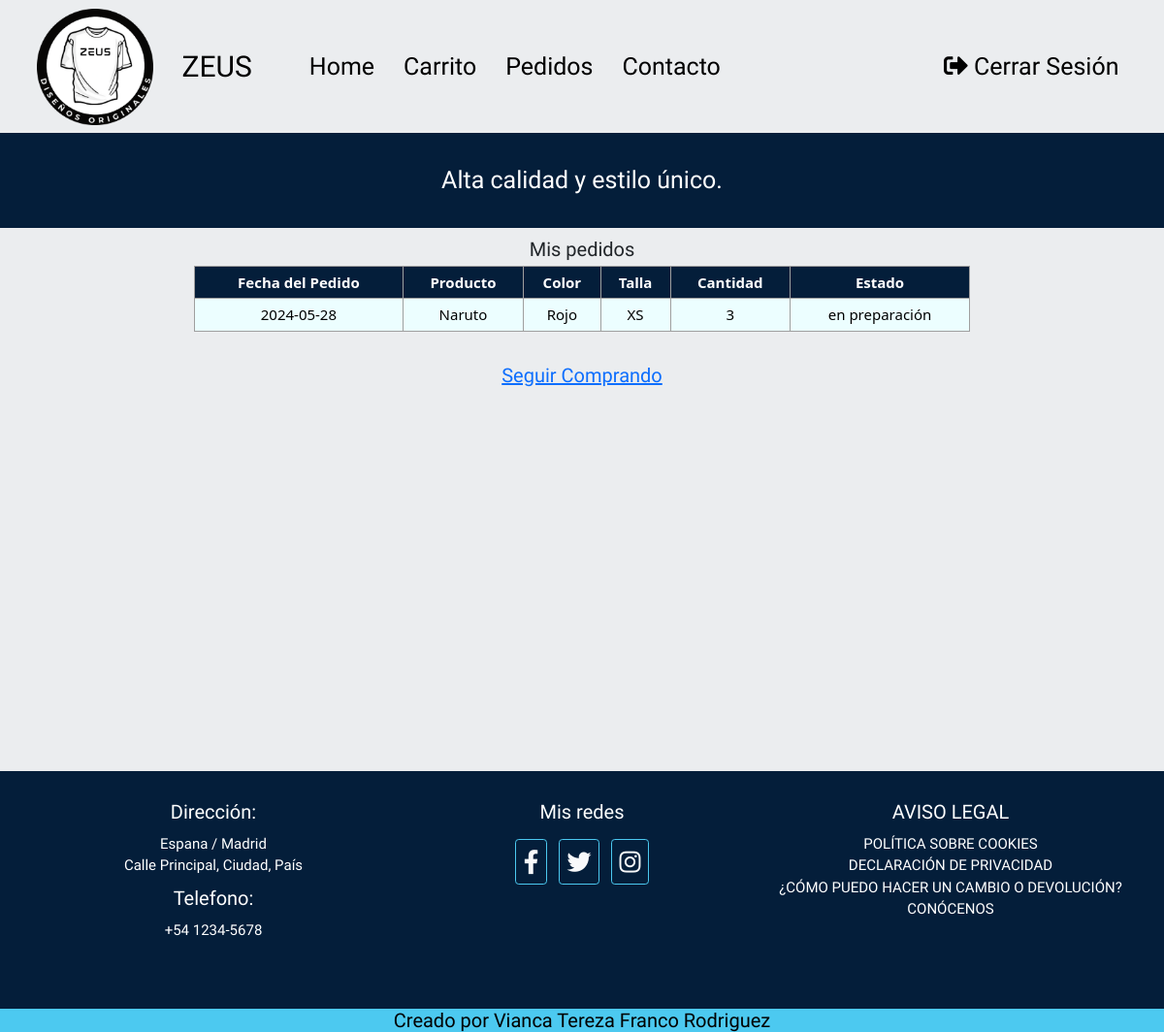
Screenshot of /pedidos.php (signed in) with the database file from the repository.
### tables this page shows
CREATE TABLE `pedidos` (
  `id_pedido` int NOT NULL AUTO_INCREMENT,
  `fecha` date NOT NULL COMMENT 'fecha donde se realizo el pedido, de tipo date.',
  `id_cliente` int NOT NULL COMMENT 'Fk de la tabla clientes , de tipo INT con indice Index.',
  `id_producto` int NOT NULL COMMENT 'Fk de la tabla productos, de tipo INT con indice Index.',
  `cantidad_producto` int NOT NULL,
  `estado_pedido` varchar(50) DEFAULT 'en preparación',
  `id_color` int NOT NULL,
  `id_talla` int NOT NULL,
  PRIMARY KEY (`id_pedido`),
  KEY `id_producto` (`id_producto`),
  KEY `id_pedido` (`id_cliente`,`id_producto`) USING BTREE,
  KEY `idx_pedido` (`id_pedido`),
  KEY `fk_id_color` (`id_color`),
  CONSTRAINT `pedidos_ibfk_1` FOREIGN KEY (`id_cliente`) REFERENCES `clientes` (`id_cliente`),
  CONSTRAINT `pedidos_ibfk_2` FOREIGN KEY (`id_producto`) REFERENCES `productos` (`id_producto`)
);

CREATE TABLE `productos` (
  `id_producto` int NOT NULL COMMENT 'PK de la tabla producto , de indice Primary',
  `nombre` varchar(45) NOT NULL COMMENT 'nombre del producto, de tipo Varchar.',
  `precio` double(10,2) NOT NULL COMMENT 'precio del producto, de tipo double para almacenar los valores reales en doble precisión.',
  `imagen` varchar(255) NOT NULL,
  PRIMARY KEY (`id_producto`),
  UNIQUE KEY `codigo_producto_UNIQUE` (`id_producto`),
  UNIQUE KEY `codigo` (`id_producto`),
  UNIQUE KEY `codigo_2` (`id_producto`),
  KEY `idx_producto` (`id_producto`)
);

CREATE TABLE `colores` (
  `id_color` int NOT NULL AUTO_INCREMENT,
  `nombre_color` varchar(50) NOT NULL,
  PRIMARY KEY (`id_color`),
  UNIQUE KEY `id_color_UNIQUE` (`id_color`)
);

CREATE TABLE `tallas` (
  `id_talla` int NOT NULL AUTO_INCREMENT,
  `numero_talla` varchar(50) NOT NULL,
  UNIQUE KEY `id_talla_UNIQUE` (`id_talla`)
);

### classes/pedido.php (called while the page is built, shortened)
<?php
class Pedido
{
    public static function select($id_cliente)
    {
        try {
            $conexion = CamisetasDB::connectDB();
            $sql = "SELECT
                p.id_pedido AS id_pedido,
                p.fecha AS fecha,
                pr.nombre AS nombre,
                co.nombre_color AS color,
                ta.numero_talla AS talla,
                p.cantidad_producto AS cantidad_producto,
                p.estado_pedido AS estado
                FROM pedidos p
                JOIN clientes c ON p.id_cliente = c.id_cliente
                JOIN producto_color_talla pct ON p.id_producto = pct.id_producto AND p.id_color = pct.id_color AND p.id_talla = pct.id_talla
                JOIN productos pr ON pct.id_producto = pr.id_producto
                JOIN colores co ON pct.id_color = co.id_color
                JOIN tallas ta ON pct.id_talla = ta.id_talla
                WHERE p.id_cliente = ?
                ORDER BY p.fecha;
            ";
            $stmt = $conexion->prepare($sql);
            $stmt->execute([$id_cliente]);
            return $stmt->fetchAll(PDO::FETCH_ASSOC);
        } catch (PDOException $e) {
            error_log("Error en la base de datos: " . $e->getMessage());
            return false;
        }
    }
}

### pedidos.php (the view, shortened to what this page needs)
<?php
include_once 'classes/pedido.php';
$id_cliente = $_SESSION['id_cliente'];
$pedidos = Pedido::select($id_cliente);
?>
<!DOCTYPE html>
<html lang="es">
<head>
    <?php include 'components/enlace.php'; ?>
</head>
<body>
    <?php include 'components/menu.php'; ?>
    <div class="publicidad">
        <p>Alta calidad y estilo único.</p>
    </div>
    <div class="contenedor-central-fondo">
        <div class="contenedor-central">
            <div class="col-12 col-md-8 mx-auto">
                <div class="pedidos">
                    <h2>Mis pedidos</h2>
                    <?php if (!empty($pedidos)) { ?>
                        <div class="table-responsive">
                            <table class="table">
                                <thead>
                                    <tr>
                                        <th class="table-th">Fecha del Pedido</th>
                                        <th class="table-th">Producto</th>
                                        <th class="table-th">Color</th>
                                        <th class="table-th">Talla</th>
                                        <th class="table-th">Cantidad</th>
                                        <th class="table-th">Estado</th>
                                    </tr>
                                </thead>
                                <tbody>
                                    <?php foreach ($pedidos as $pedido) : ?>
                                        <tr>
                                            <td class="table-td"><?php echo $pedido['fecha']; ?></td>
                                            <td class="table-td"><?php echo $pedido['nombre']; ?></td>
                                            <td class="table-td"><?php echo $pedido['color']; ?></td>
                                            <td class="table-td"><?php echo $pedido['talla']; ?></td>
                                            <td class="table-td"><?php echo $pedido['cantidad_producto']; ?></td>
                                            <td class="table-td"><?php echo $pedido['estado']; ?></td>
                                        </tr>
                                    <?php endforeach; ?>
                                </tbody>
                            </table>
                        </div>
                    <?php } else { ?>
                        <p class="mensaje-producto">No hay pedidos para mostrar.</p>
                    <?php } ?>
                    <div class="publicidad-dos">
                        <?php
                        echo '<a href="home.php">Seguir Comprando</a>';
                        echo '<br>';
                        ?>
                    </div>
                </div>
            </div>
        </div>
    </div>
    <?php include 'components/footer.php'; ?>
</body>
</html>

### css/estilos.css (style rules this page uses)
:root { --primario: #041e3a; --secundario: #4cc9f0; --terciario: #EBEDEF; --blanco: #FFF; --negro: #000; --fuentePrincipal: 'Staatliches'; }
html { box-sizing: border-box; font-size: 62.5%; }
html, body { height: 100%; margin: 0; padding: 0; }
*, *:before, *:after { box-sizing: inherit; }
body { background-color: var(--blanco); font-size: 1.6rem; line-height: 1.5; color: var(--negro); }
a { text-decoration: none; font-size: 2rem; font-family: var(--fuentePrincipal); }
p { font-size: 2rem; font-family: var(--fuentePrincipal); }
.contenedor-central-fondo { background-color: var(--terciario); }
.contenedor-central { max-width: 120rem; margin: 0 auto; height: auto; padding-top: 1rem; overflow: hidden; padding-bottom: 2rem; min-height: 70vh; }
h1, h2, h3 { text-align: center; color: var(--negro); font-family: var(--fuentePrincipal); }
h2 { font-size: 2.5rem; }
.publicidad p { text-align: center; padding: 10px; background-color: var(--primario); font-size: 2rem; font-family: Arial, Helvetica, sans-serif; color: var(--blanco); font-family: var(--fuentePrincipal); margin-bottom: 0; }
.publicidad-dos { display: flex; justify-content: center; align-items: center; margin-top: 20px; }
.table th, .table td { border: 1px solid #9f9f9f; padding: 0px; text-align: center; font-size: 1rem; }
.table-th { background-color: var(--primario) !important; color: var(--blanco) !important; }
.table-td { background-color: #ecfeff !important; }
.publicidad-dos { text-align: center; margin-top: 20px; }
@media (min-width: 992px) { .table th, .table td { padding: 7px; font-size: 1.5rem; } }
@media (min-width: 992px) { .contenedor-central { max-width: 100%; } }
@media (min-width: 992px) { .publicidad p { padding: 30px; font-size: 2.5rem; } }
@media (min-width: 992px) { .table-th, .table-td { font-size: 1.5rem !important; } }

### rows the page displays
pedidos: fecha "2024-05-28", id_producto.nombre "Naruto", id_color.nombre_color "Rojo", id_talla.numero_talla "XS", cantidad_producto "3", estado_pedido "en preparación"
